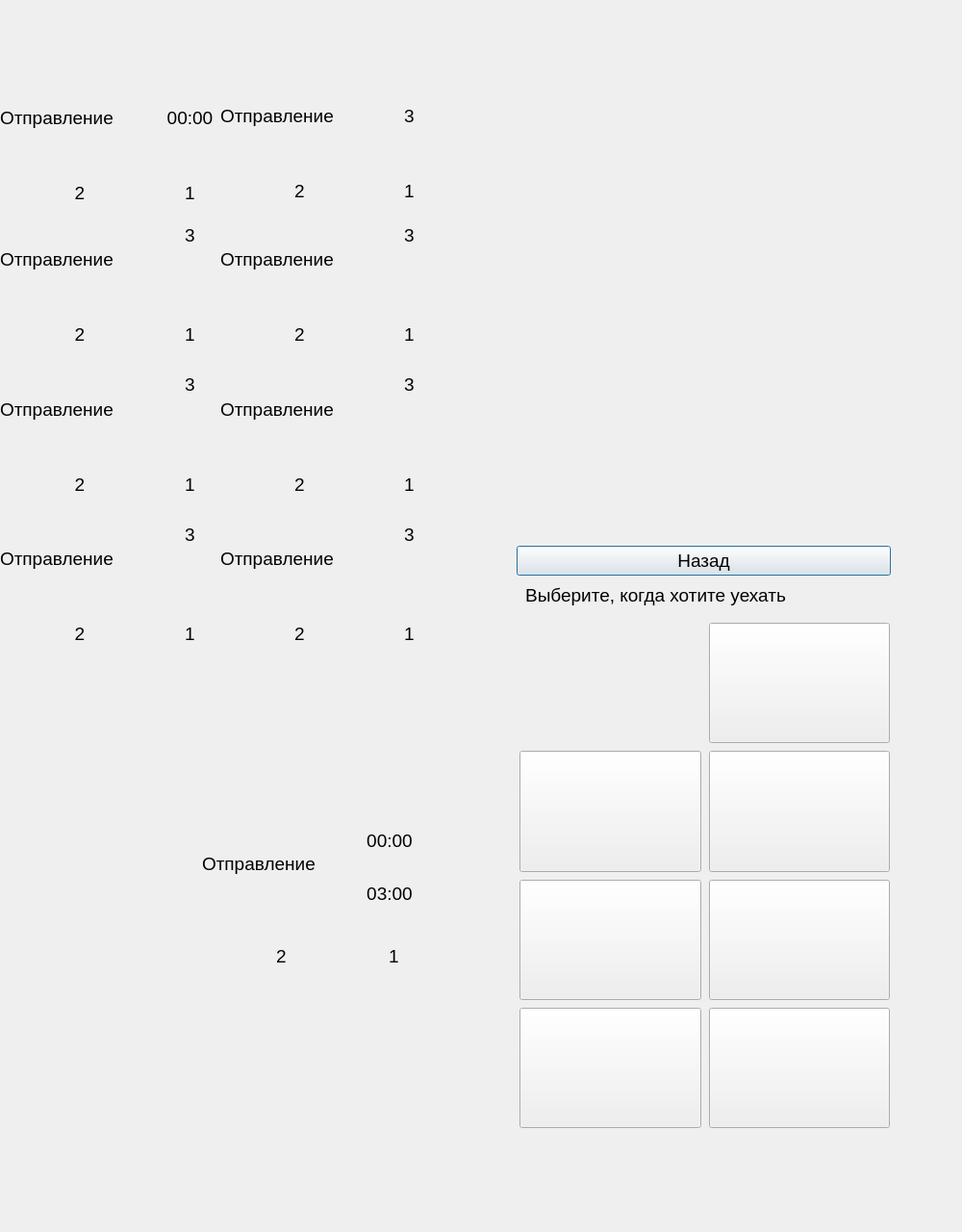
<?xml version="1.0" encoding="UTF-8"?>
<ui version="4.0">
 <class>table</class>
 <widget class="QMainWindow" name="table">
  <property name="geometry">
   <rect>
    <x>0</x>
    <y>0</y>
    <width>1000</width>
    <height>1280</height>
   </rect>
  </property>
  <property name="font">
   <font>
    <pointsize>15</pointsize>
   </font>
  </property>
  <property name="windowTitle">
   <string>MainWindow</string>
  </property>
  <widget class="QWidget" name="centralwidget">
   <widget class="QWidget" name="verticalLayoutWidget">
    <property name="geometry">
     <rect>
      <x>0</x>
      <y>0</y>
      <width>451</width>
      <height>681</height>
     </rect>
    </property>
    <layout class="QVBoxLayout" name="verticalLayout_back">
     <item>
      <widget class="QPushButton" name="pushButton_2">
       <property name="sizePolicy">
        <sizepolicy hsizetype="Minimum" vsizetype="Fixed">
         <horstretch>0</horstretch>
         <verstretch>0</verstretch>
        </sizepolicy>
       </property>
       <property name="font">
        <font>
         <pointsize>14</pointsize>
        </font>
       </property>
       <property name="text">
        <string/>
       </property>
       <property name="flat">
        <bool>true</bool>
       </property>
      </widget>
     </item>
     <item>
      <widget class="QLabel" name="label">
       <property name="sizePolicy">
        <sizepolicy hsizetype="Minimum" vsizetype="Fixed">
         <horstretch>0</horstretch>
         <verstretch>0</verstretch>
        </sizepolicy>
       </property>
       <property name="font">
        <font>
         <pointsize>14</pointsize>
        </font>
       </property>
       <property name="focusPolicy">
        <enum>Qt::TabFocus</enum>
       </property>
       <property name="text">
        <string/>
       </property>
       <property name="alignment">
        <set>Qt::AlignCenter</set>
       </property>
      </widget>
     </item>
     <item>
      <layout class="QGridLayout" name="gridLayout">
       <item row="0" column="1">
        <layout class="QGridLayout" name="gridLayout_2">
         <item row="0" column="0" rowspan="4" colspan="3">
          <widget class="QLabel" name="label_3">
           <property name="font">
            <font>
             <pointsize>14</pointsize>
            </font>
           </property>
           <property name="text">
            <string>Отправление</string>
           </property>
          </widget>
         </item>
         <item row="4" column="3">
          <widget class="QLabel" name="human_00">
           <property name="font">
            <font>
             <pointsize>14</pointsize>
            </font>
           </property>
           <property name="text">
            <string>1</string>
           </property>
           <property name="alignment">
            <set>Qt::AlignCenter</set>
           </property>
          </widget>
         </item>
         <item row="4" column="2">
          <widget class="QLabel" name="label_6">
           <property name="font">
            <font>
             <pointsize>14</pointsize>
            </font>
           </property>
           <property name="text">
            <string/>
           </property>
           <property name="pixmap">
            <pixmap resource="qres.qrc">:/human.png</pixmap>
           </property>
           <property name="scaledContents">
            <bool>true</bool>
           </property>
          </widget>
         </item>
         <item row="4" column="1">
          <widget class="QLabel" name="car_00">
           <property name="font">
            <font>
             <pointsize>14</pointsize>
            </font>
           </property>
           <property name="text">
            <string>2</string>
           </property>
           <property name="scaledContents">
            <bool>true</bool>
           </property>
           <property name="alignment">
            <set>Qt::AlignCenter</set>
           </property>
          </widget>
         </item>
         <item row="4" column="0">
          <widget class="QLabel" name="label_2">
           <property name="font">
            <font>
             <pointsize>16</pointsize>
            </font>
           </property>
           <property name="text">
            <string/>
           </property>
           <property name="textFormat">
            <enum>Qt::PlainText</enum>
           </property>
           <property name="pixmap">
            <pixmap resource="qres.qrc">:/pic/src/car50.png</pixmap>
           </property>
           <property name="scaledContents">
            <bool>true</bool>
           </property>
          </widget>
         </item>
         <item row="0" column="3" rowspan="4">
          <widget class="QLabel" name="success_00">
           <property name="font">
            <font>
             <pointsize>14</pointsize>
            </font>
           </property>
           <property name="text">
            <string>00:00</string>
           </property>
           <property name="alignment">
            <set>Qt::AlignCenter</set>
           </property>
          </widget>
         </item>
        </layout>
       </item>
       <item row="0" column="2">
        <layout class="QGridLayout" name="gridLayout_3">
         <item row="3" column="4">
          <widget class="QLabel" name="human_03">
           <property name="font">
            <font>
             <pointsize>14</pointsize>
            </font>
           </property>
           <property name="text">
            <string>1</string>
           </property>
           <property name="alignment">
            <set>Qt::AlignCenter</set>
           </property>
          </widget>
         </item>
         <item row="3" column="1">
          <widget class="QLabel" name="label_9">
           <property name="font">
            <font>
             <pointsize>16</pointsize>
            </font>
           </property>
           <property name="text">
            <string/>
           </property>
           <property name="textFormat">
            <enum>Qt::PlainText</enum>
           </property>
           <property name="pixmap">
            <pixmap resource="qres.qrc">:/pic/src/car50.png</pixmap>
           </property>
           <property name="scaledContents">
            <bool>true</bool>
           </property>
          </widget>
         </item>
         <item row="3" column="2">
          <widget class="QLabel" name="car_03">
           <property name="font">
            <font>
             <pointsize>14</pointsize>
            </font>
           </property>
           <property name="text">
            <string>2</string>
           </property>
           <property name="scaledContents">
            <bool>true</bool>
           </property>
           <property name="alignment">
            <set>Qt::AlignCenter</set>
           </property>
          </widget>
         </item>
         <item row="3" column="3">
          <widget class="QLabel" name="label_10">
           <property name="font">
            <font>
             <pointsize>14</pointsize>
            </font>
           </property>
           <property name="text">
            <string/>
           </property>
           <property name="pixmap">
            <pixmap resource="qres.qrc">:/human.png</pixmap>
           </property>
           <property name="scaledContents">
            <bool>true</bool>
           </property>
          </widget>
         </item>
         <item row="0" column="1" rowspan="3" colspan="3">
          <widget class="QLabel" name="label_13">
           <property name="font">
            <font>
             <pointsize>14</pointsize>
            </font>
           </property>
           <property name="text">
            <string>Отправление</string>
           </property>
          </widget>
         </item>
         <item row="0" column="4" rowspan="3">
          <widget class="QLabel" name="success_03">
           <property name="font">
            <font>
             <pointsize>14</pointsize>
            </font>
           </property>
           <property name="text">
            <string>3</string>
           </property>
           <property name="alignment">
            <set>Qt::AlignCenter</set>
           </property>
          </widget>
         </item>
        </layout>
       </item>
       <item row="1" column="1">
        <layout class="QGridLayout" name="gridLayout_11">
         <item row="0" column="3">
          <widget class="QLabel" name="success_06">
           <property name="font">
            <font>
             <pointsize>14</pointsize>
            </font>
           </property>
           <property name="text">
            <string>3</string>
           </property>
           <property name="alignment">
            <set>Qt::AlignCenter</set>
           </property>
          </widget>
         </item>
         <item row="2" column="1">
          <widget class="QLabel" name="car_06">
           <property name="font">
            <font>
             <pointsize>14</pointsize>
            </font>
           </property>
           <property name="text">
            <string>2</string>
           </property>
           <property name="scaledContents">
            <bool>true</bool>
           </property>
           <property name="alignment">
            <set>Qt::AlignCenter</set>
           </property>
          </widget>
         </item>
         <item row="2" column="0">
          <widget class="QLabel" name="label_15">
           <property name="font">
            <font>
             <pointsize>16</pointsize>
            </font>
           </property>
           <property name="text">
            <string/>
           </property>
           <property name="textFormat">
            <enum>Qt::PlainText</enum>
           </property>
           <property name="pixmap">
            <pixmap resource="qres.qrc">:/pic/src/car50.png</pixmap>
           </property>
           <property name="scaledContents">
            <bool>true</bool>
           </property>
          </widget>
         </item>
         <item row="2" column="3">
          <widget class="QLabel" name="human_06">
           <property name="font">
            <font>
             <pointsize>14</pointsize>
            </font>
           </property>
           <property name="text">
            <string>1</string>
           </property>
           <property name="alignment">
            <set>Qt::AlignCenter</set>
           </property>
          </widget>
         </item>
         <item row="2" column="2">
          <widget class="QLabel" name="label_16">
           <property name="font">
            <font>
             <pointsize>14</pointsize>
            </font>
           </property>
           <property name="text">
            <string/>
           </property>
           <property name="pixmap">
            <pixmap resource="qres.qrc">:/human.png</pixmap>
           </property>
           <property name="scaledContents">
            <bool>true</bool>
           </property>
          </widget>
         </item>
         <item row="0" column="0" rowspan="2" colspan="3">
          <widget class="QLabel" name="label_19">
           <property name="font">
            <font>
             <pointsize>14</pointsize>
            </font>
           </property>
           <property name="text">
            <string>Отправление</string>
           </property>
          </widget>
         </item>
        </layout>
       </item>
       <item row="1" column="2">
        <layout class="QGridLayout" name="gridLayout_12">
         <item row="0" column="3">
          <widget class="QLabel" name="success_09">
           <property name="font">
            <font>
             <pointsize>14</pointsize>
            </font>
           </property>
           <property name="text">
            <string>3</string>
           </property>
           <property name="alignment">
            <set>Qt::AlignCenter</set>
           </property>
          </widget>
         </item>
         <item row="2" column="1">
          <widget class="QLabel" name="car_09">
           <property name="font">
            <font>
             <pointsize>14</pointsize>
            </font>
           </property>
           <property name="text">
            <string>2</string>
           </property>
           <property name="scaledContents">
            <bool>true</bool>
           </property>
           <property name="alignment">
            <set>Qt::AlignCenter</set>
           </property>
          </widget>
         </item>
         <item row="2" column="0">
          <widget class="QLabel" name="label_21">
           <property name="font">
            <font>
             <pointsize>16</pointsize>
            </font>
           </property>
           <property name="text">
            <string/>
           </property>
           <property name="textFormat">
            <enum>Qt::PlainText</enum>
           </property>
           <property name="pixmap">
            <pixmap resource="qres.qrc">:/pic/src/car50.png</pixmap>
           </property>
           <property name="scaledContents">
            <bool>true</bool>
           </property>
          </widget>
         </item>
         <item row="2" column="2">
          <widget class="QLabel" name="label_22">
           <property name="font">
            <font>
             <pointsize>14</pointsize>
            </font>
           </property>
           <property name="text">
            <string/>
           </property>
           <property name="pixmap">
            <pixmap resource="qres.qrc">:/human.png</pixmap>
           </property>
           <property name="scaledContents">
            <bool>true</bool>
           </property>
          </widget>
         </item>
         <item row="2" column="3">
          <widget class="QLabel" name="human_09">
           <property name="font">
            <font>
             <pointsize>14</pointsize>
            </font>
           </property>
           <property name="text">
            <string>1</string>
           </property>
           <property name="alignment">
            <set>Qt::AlignCenter</set>
           </property>
          </widget>
         </item>
         <item row="0" column="0" rowspan="2" colspan="3">
          <widget class="QLabel" name="label_25">
           <property name="font">
            <font>
             <pointsize>14</pointsize>
            </font>
           </property>
           <property name="text">
            <string>Отправление</string>
           </property>
          </widget>
         </item>
        </layout>
       </item>
       <item row="2" column="1">
        <layout class="QGridLayout" name="gridLayout_13">
         <item row="0" column="3">
          <widget class="QLabel" name="success_12">
           <property name="font">
            <font>
             <pointsize>14</pointsize>
            </font>
           </property>
           <property name="text">
            <string>3</string>
           </property>
           <property name="alignment">
            <set>Qt::AlignCenter</set>
           </property>
          </widget>
         </item>
         <item row="2" column="3">
          <widget class="QLabel" name="human_12">
           <property name="font">
            <font>
             <pointsize>14</pointsize>
            </font>
           </property>
           <property name="text">
            <string>1</string>
           </property>
           <property name="alignment">
            <set>Qt::AlignCenter</set>
           </property>
          </widget>
         </item>
         <item row="2" column="0">
          <widget class="QLabel" name="label_27">
           <property name="font">
            <font>
             <pointsize>16</pointsize>
            </font>
           </property>
           <property name="text">
            <string/>
           </property>
           <property name="textFormat">
            <enum>Qt::PlainText</enum>
           </property>
           <property name="pixmap">
            <pixmap resource="qres.qrc">:/pic/src/car50.png</pixmap>
           </property>
           <property name="scaledContents">
            <bool>true</bool>
           </property>
          </widget>
         </item>
         <item row="2" column="1">
          <widget class="QLabel" name="car_12">
           <property name="font">
            <font>
             <pointsize>14</pointsize>
            </font>
           </property>
           <property name="text">
            <string>2</string>
           </property>
           <property name="scaledContents">
            <bool>true</bool>
           </property>
           <property name="alignment">
            <set>Qt::AlignCenter</set>
           </property>
          </widget>
         </item>
         <item row="2" column="2">
          <widget class="QLabel" name="label_28">
           <property name="font">
            <font>
             <pointsize>14</pointsize>
            </font>
           </property>
           <property name="text">
            <string/>
           </property>
           <property name="pixmap">
            <pixmap resource="qres.qrc">:/human.png</pixmap>
           </property>
           <property name="scaledContents">
            <bool>true</bool>
           </property>
          </widget>
         </item>
         <item row="0" column="0" rowspan="2" colspan="3">
          <widget class="QLabel" name="label_31">
           <property name="font">
            <font>
             <pointsize>14</pointsize>
            </font>
           </property>
           <property name="text">
            <string>Отправление</string>
           </property>
          </widget>
         </item>
        </layout>
       </item>
       <item row="2" column="2">
        <layout class="QGridLayout" name="gridLayout_14">
         <item row="0" column="3">
          <widget class="QLabel" name="success_15">
           <property name="font">
            <font>
             <pointsize>14</pointsize>
            </font>
           </property>
           <property name="text">
            <string>3</string>
           </property>
           <property name="alignment">
            <set>Qt::AlignCenter</set>
           </property>
          </widget>
         </item>
         <item row="2" column="3">
          <widget class="QLabel" name="human_15">
           <property name="font">
            <font>
             <pointsize>14</pointsize>
            </font>
           </property>
           <property name="text">
            <string>1</string>
           </property>
           <property name="alignment">
            <set>Qt::AlignCenter</set>
           </property>
          </widget>
         </item>
         <item row="2" column="2">
          <widget class="QLabel" name="label_34">
           <property name="font">
            <font>
             <pointsize>14</pointsize>
            </font>
           </property>
           <property name="text">
            <string/>
           </property>
           <property name="pixmap">
            <pixmap resource="qres.qrc">:/human.png</pixmap>
           </property>
           <property name="scaledContents">
            <bool>true</bool>
           </property>
          </widget>
         </item>
         <item row="2" column="1">
          <widget class="QLabel" name="car_15">
           <property name="font">
            <font>
             <pointsize>14</pointsize>
            </font>
           </property>
           <property name="text">
            <string>2</string>
           </property>
           <property name="scaledContents">
            <bool>true</bool>
           </property>
           <property name="alignment">
            <set>Qt::AlignCenter</set>
           </property>
          </widget>
         </item>
         <item row="2" column="0">
          <widget class="QLabel" name="label_33">
           <property name="font">
            <font>
             <pointsize>16</pointsize>
            </font>
           </property>
           <property name="text">
            <string/>
           </property>
           <property name="textFormat">
            <enum>Qt::PlainText</enum>
           </property>
           <property name="pixmap">
            <pixmap resource="qres.qrc">:/pic/src/car50.png</pixmap>
           </property>
           <property name="scaledContents">
            <bool>true</bool>
           </property>
          </widget>
         </item>
         <item row="0" column="0" rowspan="2" colspan="3">
          <widget class="QLabel" name="label_37">
           <property name="font">
            <font>
             <pointsize>14</pointsize>
            </font>
           </property>
           <property name="text">
            <string>Отправление</string>
           </property>
          </widget>
         </item>
        </layout>
       </item>
       <item row="3" column="1">
        <layout class="QGridLayout" name="gridLayout_15">
         <item row="0" column="3">
          <widget class="QLabel" name="success_18">
           <property name="font">
            <font>
             <pointsize>14</pointsize>
            </font>
           </property>
           <property name="text">
            <string>3</string>
           </property>
           <property name="alignment">
            <set>Qt::AlignCenter</set>
           </property>
          </widget>
         </item>
         <item row="2" column="3">
          <widget class="QLabel" name="human_18">
           <property name="font">
            <font>
             <pointsize>14</pointsize>
            </font>
           </property>
           <property name="text">
            <string>1</string>
           </property>
           <property name="alignment">
            <set>Qt::AlignCenter</set>
           </property>
          </widget>
         </item>
         <item row="2" column="2">
          <widget class="QLabel" name="label_40">
           <property name="font">
            <font>
             <pointsize>14</pointsize>
            </font>
           </property>
           <property name="text">
            <string/>
           </property>
           <property name="pixmap">
            <pixmap resource="qres.qrc">:/human.png</pixmap>
           </property>
           <property name="scaledContents">
            <bool>true</bool>
           </property>
          </widget>
         </item>
         <item row="2" column="1">
          <widget class="QLabel" name="car_18">
           <property name="font">
            <font>
             <pointsize>14</pointsize>
            </font>
           </property>
           <property name="text">
            <string>2</string>
           </property>
           <property name="scaledContents">
            <bool>true</bool>
           </property>
           <property name="alignment">
            <set>Qt::AlignCenter</set>
           </property>
          </widget>
         </item>
         <item row="2" column="0">
          <widget class="QLabel" name="label_39">
           <property name="font">
            <font>
             <pointsize>16</pointsize>
            </font>
           </property>
           <property name="text">
            <string/>
           </property>
           <property name="textFormat">
            <enum>Qt::PlainText</enum>
           </property>
           <property name="pixmap">
            <pixmap resource="qres.qrc">:/pic/src/car50.png</pixmap>
           </property>
           <property name="scaledContents">
            <bool>true</bool>
           </property>
          </widget>
         </item>
         <item row="0" column="0" rowspan="2" colspan="3">
          <widget class="QLabel" name="label_43">
           <property name="font">
            <font>
             <pointsize>14</pointsize>
            </font>
           </property>
           <property name="text">
            <string>Отправление</string>
           </property>
          </widget>
         </item>
        </layout>
       </item>
       <item row="3" column="2">
        <layout class="QGridLayout" name="gridLayout_16">
         <item row="0" column="3">
          <widget class="QLabel" name="success_21">
           <property name="font">
            <font>
             <pointsize>14</pointsize>
            </font>
           </property>
           <property name="text">
            <string>3</string>
           </property>
           <property name="alignment">
            <set>Qt::AlignCenter</set>
           </property>
          </widget>
         </item>
         <item row="2" column="3">
          <widget class="QLabel" name="human_21">
           <property name="font">
            <font>
             <pointsize>14</pointsize>
            </font>
           </property>
           <property name="text">
            <string>1</string>
           </property>
           <property name="alignment">
            <set>Qt::AlignCenter</set>
           </property>
          </widget>
         </item>
         <item row="2" column="2">
          <widget class="QLabel" name="label_46">
           <property name="font">
            <font>
             <pointsize>14</pointsize>
            </font>
           </property>
           <property name="text">
            <string/>
           </property>
           <property name="pixmap">
            <pixmap resource="qres.qrc">:/human.png</pixmap>
           </property>
           <property name="scaledContents">
            <bool>true</bool>
           </property>
          </widget>
         </item>
         <item row="2" column="1">
          <widget class="QLabel" name="car_21">
           <property name="font">
            <font>
             <pointsize>14</pointsize>
            </font>
           </property>
           <property name="text">
            <string>2</string>
           </property>
           <property name="scaledContents">
            <bool>true</bool>
           </property>
           <property name="alignment">
            <set>Qt::AlignCenter</set>
           </property>
          </widget>
         </item>
         <item row="2" column="0">
          <widget class="QLabel" name="label_45">
           <property name="font">
            <font>
             <pointsize>16</pointsize>
            </font>
           </property>
           <property name="text">
            <string/>
           </property>
           <property name="textFormat">
            <enum>Qt::PlainText</enum>
           </property>
           <property name="pixmap">
            <pixmap resource="qres.qrc">:/pic/src/car50.png</pixmap>
           </property>
           <property name="scaledContents">
            <bool>true</bool>
           </property>
          </widget>
         </item>
         <item row="0" column="0" rowspan="2" colspan="3">
          <widget class="QLabel" name="label_49">
           <property name="font">
            <font>
             <pointsize>14</pointsize>
            </font>
           </property>
           <property name="text">
            <string>Отправление</string>
           </property>
          </widget>
         </item>
        </layout>
       </item>
      </layout>
     </item>
    </layout>
   </widget>
   <widget class="QPushButton" name="pushButton">
    <property name="geometry">
     <rect>
      <x>537</x>
      <y>567</y>
      <width>389</width>
      <height>31</height>
     </rect>
    </property>
    <property name="sizePolicy">
     <sizepolicy hsizetype="Minimum" vsizetype="Fixed">
      <horstretch>0</horstretch>
      <verstretch>0</verstretch>
     </sizepolicy>
    </property>
    <property name="font">
     <font>
      <pointsize>14</pointsize>
     </font>
    </property>
    <property name="text">
     <string>Назад</string>
    </property>
    <property name="checkable">
     <bool>false</bool>
    </property>
    <property name="autoRepeat">
     <bool>false</bool>
    </property>
    <property name="autoExclusive">
     <bool>false</bool>
    </property>
    <property name="autoDefault">
     <bool>false</bool>
    </property>
    <property name="default">
     <bool>true</bool>
    </property>
    <property name="flat">
     <bool>false</bool>
    </property>
   </widget>
   <widget class="QLabel" name="label_4">
    <property name="geometry">
     <rect>
      <x>487</x>
      <y>607</y>
      <width>389</width>
      <height>23</height>
     </rect>
    </property>
    <property name="sizePolicy">
     <sizepolicy hsizetype="Minimum" vsizetype="Fixed">
      <horstretch>0</horstretch>
      <verstretch>0</verstretch>
     </sizepolicy>
    </property>
    <property name="font">
     <font>
      <pointsize>14</pointsize>
     </font>
    </property>
    <property name="focusPolicy">
     <enum>Qt::TabFocus</enum>
    </property>
    <property name="text">
     <string>Выберите, когда хотите уехать</string>
    </property>
    <property name="alignment">
     <set>Qt::AlignCenter</set>
    </property>
   </widget>
   <widget class="QPushButton" name="p21_24">
    <property name="geometry">
     <rect>
      <x>737</x>
      <y>1047</y>
      <width>188</width>
      <height>125</height>
     </rect>
    </property>
    <property name="sizePolicy">
     <sizepolicy hsizetype="Minimum" vsizetype="Minimum">
      <horstretch>0</horstretch>
      <verstretch>0</verstretch>
     </sizepolicy>
    </property>
    <property name="font">
     <font>
      <pointsize>14</pointsize>
     </font>
    </property>
    <property name="mouseTracking">
     <bool>false</bool>
    </property>
    <property name="autoFillBackground">
     <bool>false</bool>
    </property>
    <property name="text">
     <string/>
    </property>
    <property name="iconSize">
     <size>
      <width>16</width>
      <height>16</height>
     </size>
    </property>
    <property name="checkable">
     <bool>false</bool>
    </property>
    <property name="autoRepeat">
     <bool>false</bool>
    </property>
    <property name="autoDefault">
     <bool>false</bool>
    </property>
    <property name="default">
     <bool>false</bool>
    </property>
    <property name="flat">
     <bool>false</bool>
    </property>
   </widget>
   <widget class="QPushButton" name="p18_21">
    <property name="geometry">
     <rect>
      <x>540</x>
      <y>1047</y>
      <width>189</width>
      <height>125</height>
     </rect>
    </property>
    <property name="sizePolicy">
     <sizepolicy hsizetype="Minimum" vsizetype="Minimum">
      <horstretch>0</horstretch>
      <verstretch>0</verstretch>
     </sizepolicy>
    </property>
    <property name="font">
     <font>
      <pointsize>14</pointsize>
     </font>
    </property>
    <property name="mouseTracking">
     <bool>false</bool>
    </property>
    <property name="autoFillBackground">
     <bool>false</bool>
    </property>
    <property name="text">
     <string/>
    </property>
    <property name="iconSize">
     <size>
      <width>16</width>
      <height>16</height>
     </size>
    </property>
    <property name="checkable">
     <bool>false</bool>
    </property>
    <property name="autoRepeat">
     <bool>false</bool>
    </property>
    <property name="autoDefault">
     <bool>false</bool>
    </property>
    <property name="default">
     <bool>false</bool>
    </property>
    <property name="flat">
     <bool>false</bool>
    </property>
   </widget>
   <widget class="QPushButton" name="p15_18">
    <property name="geometry">
     <rect>
      <x>737</x>
      <y>914</y>
      <width>188</width>
      <height>125</height>
     </rect>
    </property>
    <property name="sizePolicy">
     <sizepolicy hsizetype="Minimum" vsizetype="Minimum">
      <horstretch>0</horstretch>
      <verstretch>0</verstretch>
     </sizepolicy>
    </property>
    <property name="font">
     <font>
      <pointsize>14</pointsize>
     </font>
    </property>
    <property name="mouseTracking">
     <bool>false</bool>
    </property>
    <property name="autoFillBackground">
     <bool>false</bool>
    </property>
    <property name="text">
     <string/>
    </property>
    <property name="iconSize">
     <size>
      <width>16</width>
      <height>16</height>
     </size>
    </property>
    <property name="checkable">
     <bool>false</bool>
    </property>
    <property name="autoRepeat">
     <bool>false</bool>
    </property>
    <property name="autoDefault">
     <bool>false</bool>
    </property>
    <property name="default">
     <bool>false</bool>
    </property>
    <property name="flat">
     <bool>false</bool>
    </property>
   </widget>
   <widget class="QPushButton" name="p12_15">
    <property name="geometry">
     <rect>
      <x>540</x>
      <y>914</y>
      <width>189</width>
      <height>125</height>
     </rect>
    </property>
    <property name="sizePolicy">
     <sizepolicy hsizetype="Minimum" vsizetype="Minimum">
      <horstretch>0</horstretch>
      <verstretch>0</verstretch>
     </sizepolicy>
    </property>
    <property name="font">
     <font>
      <pointsize>14</pointsize>
     </font>
    </property>
    <property name="mouseTracking">
     <bool>false</bool>
    </property>
    <property name="autoFillBackground">
     <bool>false</bool>
    </property>
    <property name="text">
     <string/>
    </property>
    <property name="iconSize">
     <size>
      <width>16</width>
      <height>16</height>
     </size>
    </property>
    <property name="checkable">
     <bool>false</bool>
    </property>
    <property name="autoRepeat">
     <bool>false</bool>
    </property>
    <property name="autoDefault">
     <bool>false</bool>
    </property>
    <property name="default">
     <bool>false</bool>
    </property>
    <property name="flat">
     <bool>false</bool>
    </property>
   </widget>
   <widget class="QPushButton" name="p09_12">
    <property name="geometry">
     <rect>
      <x>737</x>
      <y>780</y>
      <width>188</width>
      <height>126</height>
     </rect>
    </property>
    <property name="sizePolicy">
     <sizepolicy hsizetype="Minimum" vsizetype="Minimum">
      <horstretch>0</horstretch>
      <verstretch>0</verstretch>
     </sizepolicy>
    </property>
    <property name="font">
     <font>
      <pointsize>14</pointsize>
     </font>
    </property>
    <property name="mouseTracking">
     <bool>false</bool>
    </property>
    <property name="autoFillBackground">
     <bool>false</bool>
    </property>
    <property name="text">
     <string/>
    </property>
    <property name="iconSize">
     <size>
      <width>16</width>
      <height>16</height>
     </size>
    </property>
    <property name="checkable">
     <bool>false</bool>
    </property>
    <property name="autoRepeat">
     <bool>false</bool>
    </property>
    <property name="autoDefault">
     <bool>false</bool>
    </property>
    <property name="default">
     <bool>false</bool>
    </property>
    <property name="flat">
     <bool>false</bool>
    </property>
   </widget>
   <widget class="QPushButton" name="p03_06">
    <property name="geometry">
     <rect>
      <x>737</x>
      <y>647</y>
      <width>188</width>
      <height>125</height>
     </rect>
    </property>
    <property name="sizePolicy">
     <sizepolicy hsizetype="Minimum" vsizetype="Minimum">
      <horstretch>0</horstretch>
      <verstretch>0</verstretch>
     </sizepolicy>
    </property>
    <property name="font">
     <font>
      <pointsize>14</pointsize>
     </font>
    </property>
    <property name="mouseTracking">
     <bool>false</bool>
    </property>
    <property name="autoFillBackground">
     <bool>false</bool>
    </property>
    <property name="text">
     <string/>
    </property>
    <property name="iconSize">
     <size>
      <width>16</width>
      <height>16</height>
     </size>
    </property>
    <property name="checkable">
     <bool>false</bool>
    </property>
    <property name="autoRepeat">
     <bool>false</bool>
    </property>
    <property name="autoDefault">
     <bool>false</bool>
    </property>
    <property name="default">
     <bool>false</bool>
    </property>
    <property name="flat">
     <bool>false</bool>
    </property>
   </widget>
   <widget class="QPushButton" name="p00_03">
    <property name="geometry">
     <rect>
      <x>200</x>
      <y>860</y>
      <width>231</width>
      <height>161</height>
     </rect>
    </property>
    <property name="sizePolicy">
     <sizepolicy hsizetype="Minimum" vsizetype="Minimum">
      <horstretch>0</horstretch>
      <verstretch>0</verstretch>
     </sizepolicy>
    </property>
    <property name="font">
     <font>
      <pointsize>14</pointsize>
     </font>
    </property>
    <property name="mouseTracking">
     <bool>false</bool>
    </property>
    <property name="autoFillBackground">
     <bool>false</bool>
    </property>
    <property name="text">
     <string/>
    </property>
    <property name="iconSize">
     <size>
      <width>16</width>
      <height>16</height>
     </size>
    </property>
    <property name="checkable">
     <bool>false</bool>
    </property>
    <property name="autoRepeat">
     <bool>false</bool>
    </property>
    <property name="autoDefault">
     <bool>false</bool>
    </property>
    <property name="default">
     <bool>false</bool>
    </property>
    <property name="flat">
     <bool>true</bool>
    </property>
   </widget>
   <widget class="QPushButton" name="p06_09">
    <property name="geometry">
     <rect>
      <x>540</x>
      <y>780</y>
      <width>189</width>
      <height>126</height>
     </rect>
    </property>
    <property name="sizePolicy">
     <sizepolicy hsizetype="Minimum" vsizetype="Minimum">
      <horstretch>0</horstretch>
      <verstretch>0</verstretch>
     </sizepolicy>
    </property>
    <property name="font">
     <font>
      <pointsize>14</pointsize>
     </font>
    </property>
    <property name="mouseTracking">
     <bool>false</bool>
    </property>
    <property name="autoFillBackground">
     <bool>false</bool>
    </property>
    <property name="text">
     <string/>
    </property>
    <property name="iconSize">
     <size>
      <width>16</width>
      <height>16</height>
     </size>
    </property>
    <property name="checkable">
     <bool>false</bool>
    </property>
    <property name="autoRepeat">
     <bool>false</bool>
    </property>
    <property name="autoDefault">
     <bool>false</bool>
    </property>
    <property name="default">
     <bool>false</bool>
    </property>
    <property name="flat">
     <bool>false</bool>
    </property>
   </widget>
   <widget class="QLabel" name="label_50">
    <property name="geometry">
     <rect>
      <x>210</x>
      <y>850</y>
      <width>162</width>
      <height>94</height>
     </rect>
    </property>
    <property name="font">
     <font>
      <pointsize>14</pointsize>
     </font>
    </property>
    <property name="text">
     <string>Отправление</string>
    </property>
   </widget>
   <widget class="QLabel" name="success_22">
    <property name="geometry">
     <rect>
      <x>380</x>
      <y>853</y>
      <width>50</width>
      <height>41</height>
     </rect>
    </property>
    <property name="font">
     <font>
      <pointsize>14</pointsize>
     </font>
    </property>
    <property name="text">
     <string>00:00</string>
    </property>
    <property name="alignment">
     <set>Qt::AlignCenter</set>
    </property>
   </widget>
   <widget class="QLabel" name="human_22">
    <property name="geometry">
     <rect>
      <x>389</x>
      <y>970</y>
      <width>41</width>
      <height>46</height>
     </rect>
    </property>
    <property name="font">
     <font>
      <pointsize>14</pointsize>
     </font>
    </property>
    <property name="text">
     <string>1</string>
    </property>
    <property name="alignment">
     <set>Qt::AlignCenter</set>
    </property>
   </widget>
   <widget class="QLabel" name="label_47">
    <property name="geometry">
     <rect>
      <x>211</x>
      <y>970</y>
      <width>51</width>
      <height>46</height>
     </rect>
    </property>
    <property name="font">
     <font>
      <pointsize>16</pointsize>
     </font>
    </property>
    <property name="text">
     <string/>
    </property>
    <property name="textFormat">
     <enum>Qt::PlainText</enum>
    </property>
    <property name="pixmap">
     <pixmap resource="qres.qrc">:/pic/src/car50.png</pixmap>
    </property>
    <property name="scaledContents">
     <bool>true</bool>
    </property>
   </widget>
   <widget class="QLabel" name="car_22">
    <property name="geometry">
     <rect>
      <x>277</x>
      <y>970</y>
      <width>31</width>
      <height>46</height>
     </rect>
    </property>
    <property name="font">
     <font>
      <pointsize>14</pointsize>
     </font>
    </property>
    <property name="text">
     <string>2</string>
    </property>
    <property name="scaledContents">
     <bool>true</bool>
    </property>
    <property name="alignment">
     <set>Qt::AlignCenter</set>
    </property>
   </widget>
   <widget class="QLabel" name="label_48">
    <property name="geometry">
     <rect>
      <x>340</x>
      <y>970</y>
      <width>41</width>
      <height>46</height>
     </rect>
    </property>
    <property name="font">
     <font>
      <pointsize>14</pointsize>
     </font>
    </property>
    <property name="text">
     <string/>
    </property>
    <property name="pixmap">
     <pixmap resource="qres.qrc">:/human.png</pixmap>
    </property>
    <property name="scaledContents">
     <bool>true</bool>
    </property>
   </widget>
   <widget class="QLabel" name="success_23">
    <property name="geometry">
     <rect>
      <x>380</x>
      <y>903</y>
      <width>50</width>
      <height>51</height>
     </rect>
    </property>
    <property name="font">
     <font>
      <pointsize>14</pointsize>
     </font>
    </property>
    <property name="text">
     <string>03:00</string>
    </property>
    <property name="alignment">
     <set>Qt::AlignCenter</set>
    </property>
   </widget>
   <widget class="QWidget" name="gridLayoutWidget">
    <property name="geometry">
     <rect>
      <x>110</x>
      <y>740</y>
      <width>160</width>
      <height>195</height>
     </rect>
    </property>
    <layout class="QGridLayout" name="gridLayout_4"/>
   </widget>
   <zorder>label_50</zorder>
   <zorder>human_22</zorder>
   <zorder>car_22</zorder>
   <zorder>label_48</zorder>
   <zorder>success_22</zorder>
   <zorder>label_47</zorder>
   <zorder>success_23</zorder>
   <zorder>verticalLayoutWidget</zorder>
   <zorder>pushButton</zorder>
   <zorder>label_4</zorder>
   <zorder>p21_24</zorder>
   <zorder>p18_21</zorder>
   <zorder>p15_18</zorder>
   <zorder>p12_15</zorder>
   <zorder>p09_12</zorder>
   <zorder>p03_06</zorder>
   <zorder>p00_03</zorder>
   <zorder>p06_09</zorder>
   <zorder>gridLayoutWidget</zorder>
  </widget>
 </widget>
 <resources>
  <include location="qres.qrc"/>
 </resources>
 <connections/>
</ui>
